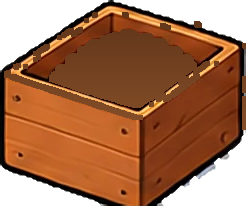
#> input picture tools/hotpot_art/crate_empty.png, 246 x 206 px, given as the content of the folder crate_empty.png, which was not available
$ python split_sheets.py crate_empty.png crate_empty.png
#> lines starting #> are read from the running program, lines starting #| are printed output that depends on the picture; after the words box and inside, x2 and y2 are one past the last pixel; in counts of white or black regions, pixels touching at a corner belong together; pictures that were not available may be replaced by others from this repository, and a replacement may not be noted
"""Split ChatGPT sheets into single sprites: remove the flat background (flood fill from the border),
drop filename labels, return sprites in reading order. Usage: python3 split_sheets.py raw_dir out_dir"""
import sys, os, glob, numpy as np
from PIL import Image, ImageDraw
from scipy import ndimage

def remove_bg(im):
    a = np.array(im.convert('RGBA')).astype(np.int16)
    if a[..., 3].min() < 250 and (a[..., 3] < 10).mean() > 0.2: return a.astype(np.uint8)   # already transparent
#> returned value is the input picture: shape (206, 246, 4); mean R, G, B, A 112, 60.6, 29.8, 196.9
    border = np.concatenate([a[0, :, :3], a[-1, :, :3], a[:, 0, :3], a[:, -1, :3]])
    bg = np.median(border, axis=0)
    dist = np.abs(a[..., :3] - bg).max(axis=2)
    tol = 34 if bg.mean() > 128 else 26
    cand = dist < tol
    bmn, bmx = border.min(axis=1), border.max(axis=1)
    if (bmx - bmn).max() < 16 and bmn.min() > 175 and border.std() > 6:
        # fake "transparent" checkerboard painted into an RGB image: both light greys are background
        mn, mx = a[..., :3].min(axis=2), a[..., :3].max(axis=2)
        cand = (mx - mn < 16) & (mn > 178)
        dist = np.where(cand, 0, 60).astype(np.int16); tol = 30
    lab, n = ndimage.label(cand)
    edge = set(np.unique(np.concatenate([lab[0], lab[-1], lab[:, 0], lab[:, -1]]))) - {0}
    bgmask = np.isin(lab, list(edge))
    alpha = np.where(bgmask, 0, 255).astype(np.float32)
    # soft 1px edge: semi-transparent where the colour is still close to the background
    ring = ndimage.binary_dilation(bgmask, iterations=2) & ~bgmask
    soft = np.clip((dist - tol * 0.6) / (tol * 1.6), 0, 1) * 255
    alpha[ring] = np.minimum(alpha[ring], soft[ring])
    a[..., 3] = alpha.astype(np.int16)
    return a.astype(np.uint8)

def _col_split(m):
    """split a component at fully empty columns (sprites that only touch after dilation)"""
    cols = m.any(axis=0); runs = []; x = 0; W = len(cols)
    while x < W:
        if cols[x]:
            s0 = x
            while x < W and cols[x]: x += 1
            runs.append([s0, x])
        else: x += 1
    merged = []
    for r in runs:
        if merged and r[0] - merged[-1][1] < 3: merged[-1][1] = r[1]
        else: merged.append(r)
    return [r for r in merged if r[1] - r[0] >= 40]

def split(arr):
    m = arr[..., 3] > 100
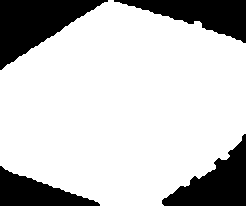
#> m: shape (206, 246) bool; 77.5% white; 4 black regions, box (x1, y1, x2, y2) and area: (0, 0, 108, 70) 3739, (162, 134, 246, 206) 2887, (114, 0, 246, 43) 2729, (0, 166, 100, 206) 2043
    lab, n = ndimage.label(ndimage.binary_dilation(m, iterations=6))
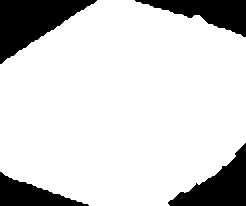
#> lab: shape (206, 246) int32; values 0 (black) and 1 (white), 82.6% white; 4 black regions, box (x1, y1, x2, y2) and area: (0, 0, 97, 64) 3116, (168, 143, 246, 206) 2259, (135, 0, 246, 37) 1961, (0, 172, 89, 206) 1457
#> n = 1
    items = []
    for i, sl in enumerate(ndimage.find_objects(lab)):
        own = (lab[sl] == i + 1) & m[sl]
        h = sl[0].stop - sl[0].start
        if h < 46 or own.sum() < 2500: continue          # filename labels / specks
        for c0, c1 in _col_split(own):
            sub_m = own[:, c0:c1]; rows = np.where(sub_m.any(axis=1))[0]
            if len(rows) == 0 or rows[-1] - rows[0] < 46 or sub_m.sum() < 2500: continue
            y0, y1 = sl[0].start + rows[0], sl[0].start + rows[-1] + 1; x0, x1 = sl[1].start + c0, sl[1].start + c1
            sub = arr[y0:y1, x0:x1].copy(); sub[..., 3] = np.where(sub_m[rows[0]:rows[-1] + 1], sub[..., 3], 0)
            items.append(((y0 + y1) / 2, y1 - y0, x0, sub))
#> this loop made 1 pass
#> h on pass 1: 206
#> after the loop, items = 1 item
    if not items: return []
    med = sorted(i[1] for i in items)[len(items) // 2]
#> med = 206
    items.sort(key=lambda i: i[0]); rowsl = [];
    for it in items:
        if rowsl and it[0] - rowsl[-1][-1][0] < med * 0.55: rowsl[-1].append(it)
        else: rowsl.append([it])
#> this loop made 1 pass
#> after the loop, rowsl = 1 item
    out = []
    for r in rowsl: out += [Image.fromarray(i[3]) for i in sorted(r, key=lambda i: i[2])]
    return out

if __name__ == '__main__':
    raw, dst = sys.argv[1], sys.argv[2]; os.makedirs(dst, exist_ok=True)
    cells = []
    for f in sorted(glob.glob(raw + '/*.png')):
        src = os.path.basename(f).split('-')[0]
        for i, sp in enumerate(split(remove_bg(Image.open(f)))):
            sp.save(f'{dst}/{src}_{i}.png'); cells.append((f'{src}_{i}', sp))
    # contact sheet on a green background so leftover background shows
    W = 8; cs = Image.new('RGB', (W * 230, ((len(cells) + W - 1) // W) * 230), 'white'); d = ImageDraw.Draw(cs)
#> after `cs = Image.new('RGB', (W * 230, (len(cells) + W - 1) // W * 230), 'whi`: cs: PIL image 1840x230 RGB; every value is 255
    for k, (name, sp) in enumerate(cells):
        t = sp.copy(); t.thumbnail((220, 200)); bg = Image.new('RGBA', t.size, (110, 190, 110, 255)); bg.alpha_composite(t)
        x, y = (k % W) * 230, (k // W) * 230; cs.paste(bg.convert('RGB'), (x + 5, y + 2)); d.text((x + 5, y + 210), name, fill='black')
#> this loop made 1 pass
#> (name, x, y) on pass 1: ('crate_empty.png_0', 0, 0)
#> pass 1, `bg = Image.new('RGBA', t.size, (110, 190, 110, 255))`:
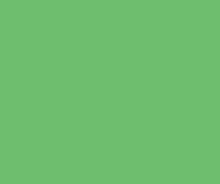
#> bg: PIL image 220x184 RGBA; mean R, G, B, A 110, 190, 110, 255
#> after the loop:
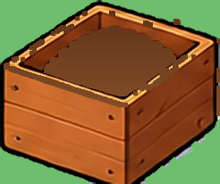
#> bg: PIL image 220x184 RGBA; mean R, G, B, A 133.1, 99.9, 50.6, 255
#> after the loop:
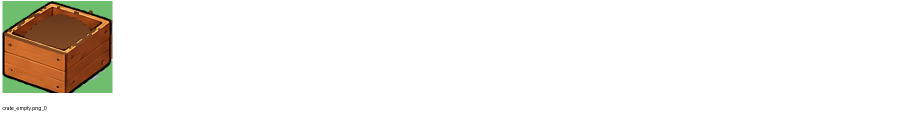
#> cs: PIL image 1840x230 RGB (shown at 1/2 size); mean R, G, B 243.2, 240, 235.3
#> after the loop:
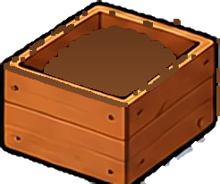
#> t: PIL image 220x184 RGBA; mean R, G, B, A 108.6, 57.2, 26.1, 196.9; transparent parts drawn white
    cs.save(dst + '/_contact.jpg', quality=82); print(len(cells), 'sprites')
#| 1 sprites
